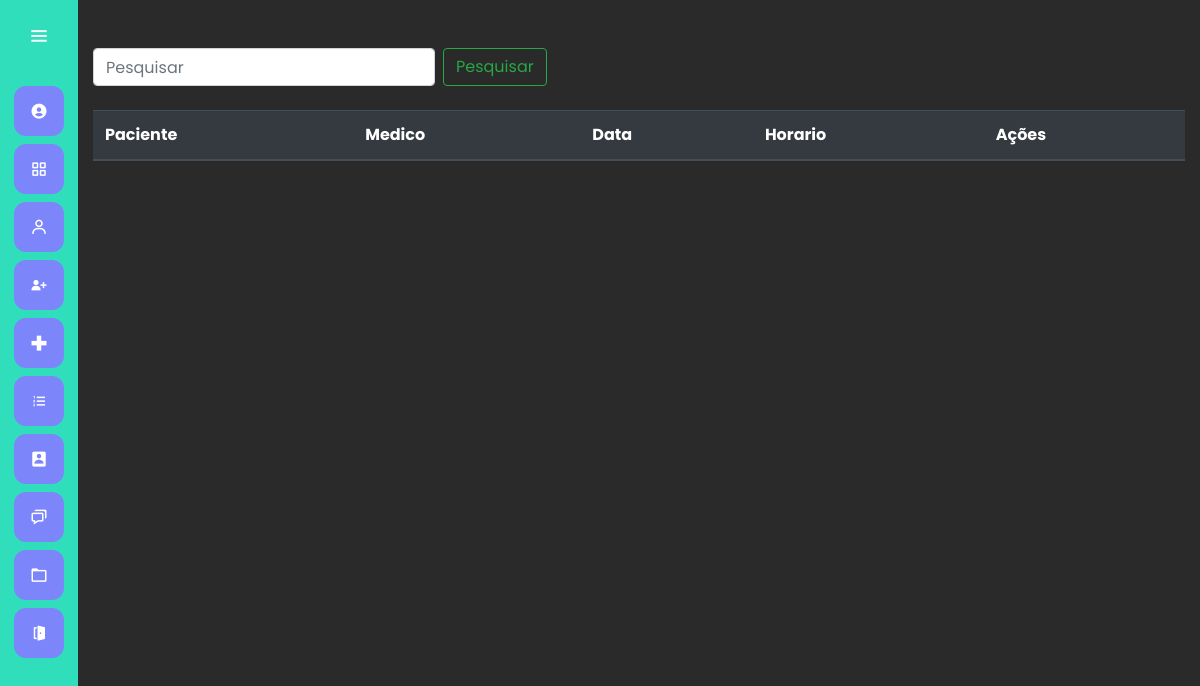
/consulta/listar_consultas/ (signed in), run on an earlier commit of the app's database.
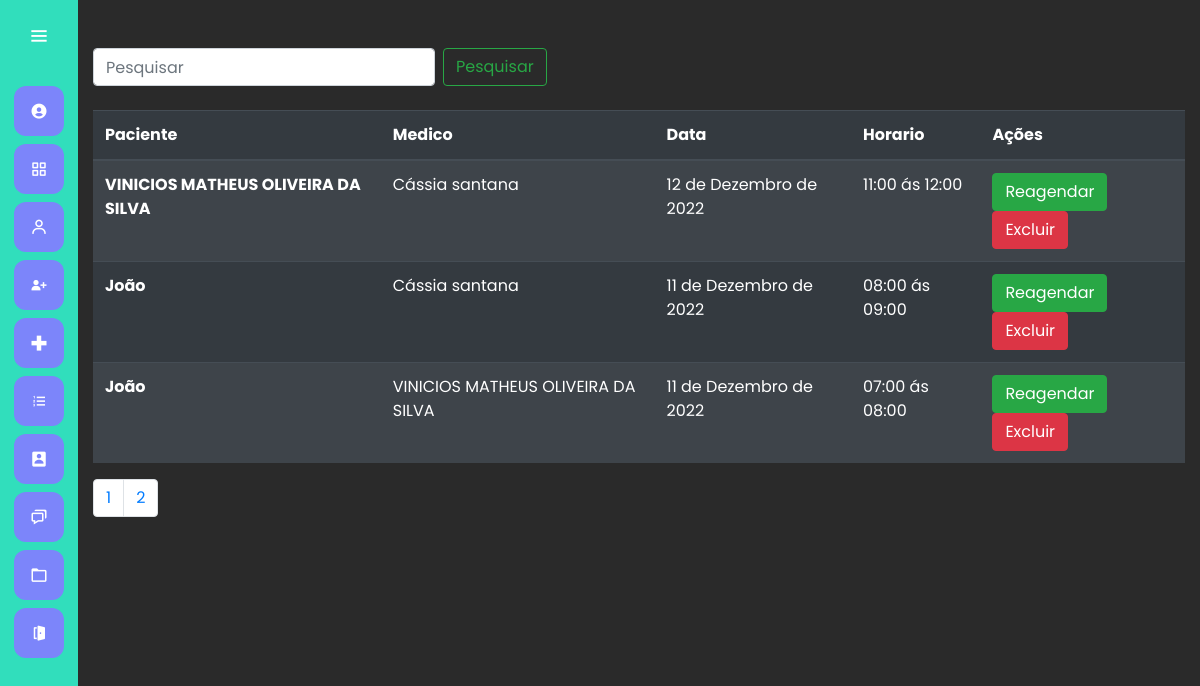
And on a later commit of the database.
### consulta/models.py (models this page shows)
class MarcarConsulta(models.Model):
    paciente = models.ForeignKey(Paciente, on_delete=models.CASCADE)
    medico = models.ForeignKey(Medico, on_delete=models.CASCADE)
    data  = models.DateField()
    descricao = models.TextField()
    valor = models.FloatField()
    HORARIOS = (
        ("1", "07:00 ás 08:00"),
        ("2", "08:00 ás 09:00"),
        ("3", "09:00 ás 10:00"),
        ("4", "10:00 ás 11:00"),
        ("5", "11:00 ás 12:00"),
    )
    horario = models.CharField(max_length=10, choices=HORARIOS)

### paciente/models.py (models this page shows)
class Paciente(models.Model):
    nome = models.CharField(max_length=60)
    data_nascimento = models.DateField()
    cpf = models.CharField(max_length=12)
    email = models.EmailField(default='')
    telefone = models.CharField(max_length=12)
    endereco = models.CharField(max_length=200, default='')
    def __str__(self) -> str:
        return self.nome

### medico/models.py (models this page shows)
class Medico(models.Model):
    nome = models.CharField(max_length=50)
    especialidades = models.CharField(max_length=50)
    crm = models.CharField(max_length=12)
    cpf = models.CharField(max_length=11)
    dta_nascimento = models.DateField()
    tel = models.CharField(max_length=11)
    endereco = models.CharField(max_length=150)
    def __str__(self) -> str:
        return self.nome

### consulta/views.py (the view)
# urls.py: path('listar_consultas/', views.listar_consultas, name='listar_consultas'),
@login_required
def listar_consultas(request):
      if request.GET.get('termo'):
              termo = request.GET.get('termo')
              print('1',termo)
              consultas = MarcarConsulta.objects.filter(Q(paciente__nome__icontains=termo) |
                                                        Q(medico__nome__icontains=termo)|
                                                        Q(data__icontains=termo))
      else:
              consultas = MarcarConsulta.objects.order_by('-id', '-paciente')
      paginator = Paginator(consultas, 3)
      page = request.GET.get('page')
      consultas = paginator.get_page(page)
      return render(request, 'consulta/consultas.html', {'consultas':consultas})

### consulta/templates/consulta/consultas.html (shortened to what this page needs)
{% extends 'base.html' %}
{% load bootstrap4 %}
{% load static %}
{% block 'head' %}
    <link rel="stylesheet" href="{% static 'cadastro/css/cadastro_usuarios.css' %}">
    <link rel="stylesheet" href="{% static 'consulta/css/listar_consultas.css' %}">
{% endblock %}
{% block 'dashboard'%}
    <div class="container">
        <br>
    <br>
        <form class="form-inline my-2 my-lg-0" action="{% url 'listar_consultas' %}">{% csrf_token %}
            <input class="form-control mr-sm-2" type="" placeholder="Pesquisar" aria-label="Pesquisar" name="termo">
            <button class="btn btn-outline-success my-2 my-sm-0" type="submit">Pesquisar</button>
          </form>
          <br>
        <table class="table table-striped table-dark">
            <thead>
              <tr>
                <th scope="col">Paciente</th>
                <th scope="col">Medico</th>
                <th scope="col">Data</th>
                <th scope="col">Horario</th>
                <th scope="col">Ações</th>
              </tr>
            </thead>
            <tbody>
              <tr>
                {% for consulta in consultas %}
                <th scope="row">{{consulta.paciente}}</th>
                <td>{{consulta.medico}}</td>
                <td>{{consulta.data}}</td>
                <td>{{consulta.get_horario_display}}</td>
                <td>
                    <a href="{% url 'editar_consulta' consulta.id %}" class="btn btn-success">Reagendar </a>
                    <a href="{% url 'excluir_consulta' consulta.id %} " class="btn btn-danger">Excluir</a>
                </td>
              </tr>
              {% endfor %}
            </tbody>
          </table>
     {%include 'modulos/_paginacao_nav.html'%}
    </div>
{% endblock 'dashboard'%}

What changed in the data, as far as the page shows it:
added MarcarConsulta: paciente "VINICIOS MATHEUS OLIVEIRA DA SILVA", medico "Cássia santana", data "12 de Dezembro de 2022", horario "11:00 ás 12:00"
added MarcarConsulta: paciente "João", medico "Cássia santana", data "11 de Dezembro de 2022", horario "08:00 ás 09:00"
added MarcarConsulta: paciente "João", medico "VINICIOS MATHEUS OLIVEIRA DA SILVA", data "11 de Dezembro de 2022", horario "07:00 ás 08:00"
Also different on the page:
new list line: "1"
new list line: "2"
